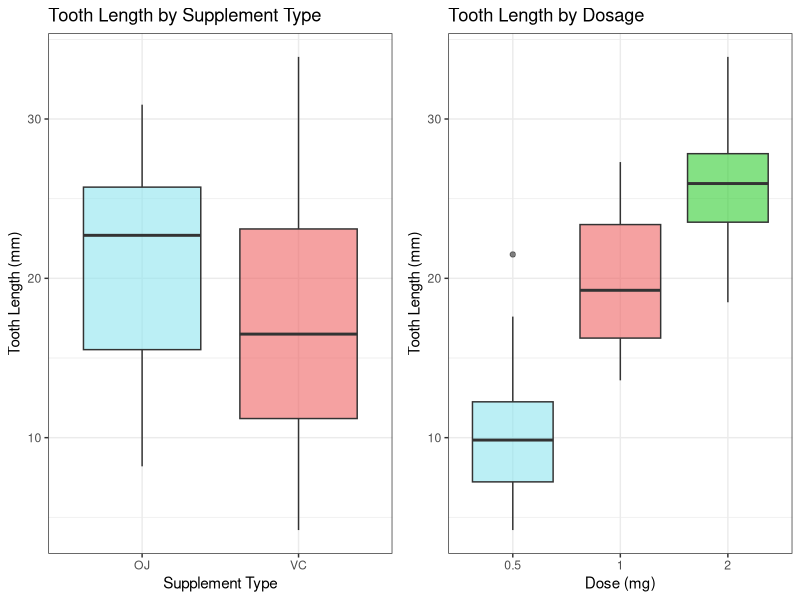
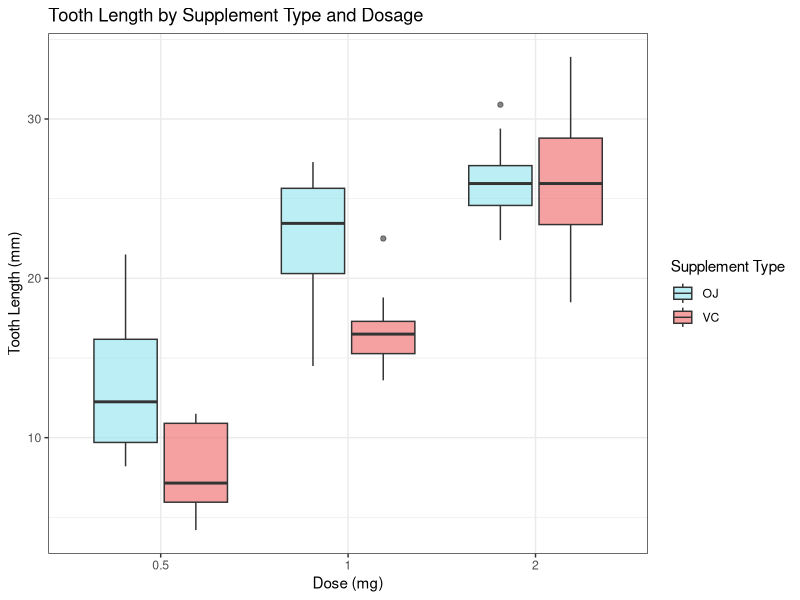
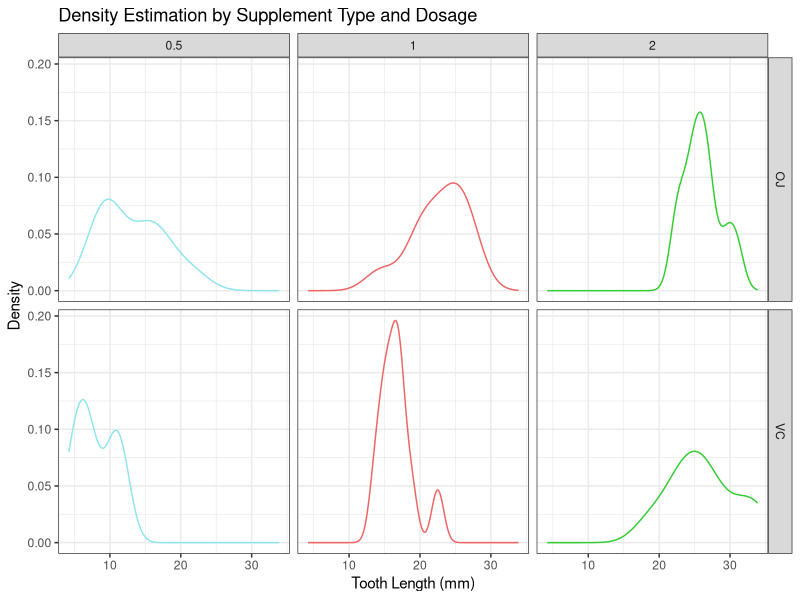

Recreate these plots in R, in order.
## ---- chunk 1
knitr::opts_chunk$set(echo = TRUE)
## ---- chunk 2
library(ggplot2)
library(gridExtra)
library(dplyr)
library(tidyr)
library(broom)
library(datasets)
## ---- chunk 3
data("ToothGrowth"); df <- ToothGrowth; str(df)
## ---- chunk 4
unique(df$dose)
## ---- chunk 5
df$dose <- factor(df$dose); str(df)
## ---- chunk 6
summary(df)

sd(df$len)
## ---- chunk 7
g1 <- ggplot(df, aes(x = supp, y = len, fill = supp)) +
  geom_boxplot(alpha = 0.6) +
  scale_fill_manual(values = c("cadetblue2", "indianred2")) +
  labs(title = "Tooth Length by Supplement Type",
       x = "Supplement Type",
       y = "Tooth Length (mm)") +
  theme_bw() +
  theme(legend.position = "none")

g2 <- ggplot(df, aes(x = dose, y = len, fill = dose)) +
  geom_boxplot(alpha = 0.6) +
  scale_fill_manual(values = c("cadetblue2", "indianred2", "limegreen")) +
  labs(title = "Tooth Length by Dosage",
       x = "Dose (mg)",
       y = "Tooth Length (mm)") +
  theme_bw() +
  theme(legend.position = "none")

# lay <- rbind(c(1, 1, 2, 2),
#              c(1, 1, 2, 2))

grid.arrange(g1, g2, nrow = 1, ncol = 2)
## ---- chunk 8
g <- ggplot(df, aes(x = dose, y = len, fill = supp)) +
  geom_boxplot(alpha = 0.6) +
  scale_fill_manual(values = c("cadetblue2", "indianred2")) +
  labs(title = "Tooth Length by Supplement Type and Dosage",
       x = "Dose (mg)",
       y = "Tooth Length (mm)",
       fill = "Supplement Type") +
  theme_bw() +
  theme(legend.position = "right")

g
## ---- chunk 9
g <- ggplot(df, aes(x = len, color = dose)) +
  geom_density() +
  scale_color_manual(values = c("cadetblue2", "indianred2", "limegreen")) +
  facet_grid(supp ~ dose) +
  labs(title = "Density Estimation by Supplement Type and Dosage",
       x = "Tooth Length (mm)",
       y = "Density") +
  theme_bw() +
  theme(legend.position = "none")

g
## ---- chunk 10
df %>%
  group_by(supp, dose) %>%
  summarize(mean = mean(len), .groups = "drop") %>%
  spread(supp, mean) %>%
  mutate(diff = abs(VC - OJ))
## ---- chunk 11
len_oj_all <- df$len[df$supp == "OJ"]
len_vc_all <- df$len[df$supp == "VC"]

test_all <- t.test(len_oj_all, len_vc_all,
               paired = FALSE, var.equal = FALSE)

result_all <- test_all %>%
  tidy %>%
  mutate(H_0 = "mu_OJ - mu_VC = 0", H_a = "mu_OJ - mu_VC > 0",
         dose = "All doses",
         t = statistic, df = parameter,
         adjusted_p = NA,
         est_mu_OJ = estimate1, est_mu_VC = estimate2) %>%
  select(H_0, H_a, dose,
         t, df, p.value, adjusted_p,
         conf.low, conf.high,
         est_mu_OJ, est_mu_VC)

# print.data.frame(result)

#### Pairwise t-tests for different doses

dose_levels <- sort(unique(df$dose)) # Sorted in ascending order

pairwise_tests <- data.frame()

for (ds in dose_levels) {
  len_oj <- df$len[df$supp == "OJ" & df$dose == ds]
  len_vc <- df$len[df$supp == "VC" & df$dose == ds]
  
  test <- t.test(len_oj, len_vc,
                 paired = FALSE, var.equal = FALSE)

  tidy_test <- test %>%
    tidy %>% 
    mutate(
      H_0 = paste0("mu_OJ - mu_VC = 0"),
      H_a = paste0("mu_OJ - mu_VC > 0"),
      dose = paste0(ds, " mg"),
      t = statistic,
      df = parameter,
      est_mu_OJ = test$estimate[1],
      est_mu_VC = test$estimate[2])
  
  # tidy result row is appended to pairwise_tests
  pairwise_tests <- bind_rows(pairwise_tests, tidy_test)
}

pairwise_tests <- pairwise_tests %>%
  # Apply Benjamini-Hochberg correction to p-value for each test
  # Controls the false discovery rate (FDR)
  mutate(adjusted_p = p.adjust(p.value, method = "BH")) %>%
  select(H_0, H_a, dose,
         t, df, p.value, adjusted_p,
         conf.low, conf.high,
         est_mu_OJ, est_mu_VC)

# print.data.frame(pairwise_tests)

final_result <- bind_rows(result_all, pairwise_tests)

print.data.frame(final_result)
## ---- chunk 12
dose_levels <- sort(unique(df$dose)) # Sorted in ascending order

pairwise_tests <- data.frame()

for (ds in dose_levels) {
  len_oj <- df$len[df$supp == "OJ" & df$dose == ds]
  len_vc <- df$len[df$supp == "VC" & df$dose == ds]
  
  test <- t.test(len_oj, len_vc,
                 paired = FALSE, var.equal = FALSE,
                 alternative = "greater")

  tidy_test <- test %>%
    tidy %>% 
    mutate(
      H_0 = paste0("mu_OJ - mu_VC = 0"),
      H_a = paste0("mu_OJ - mu_VC > 0"),
      dose = ds,
      t = statistic,
      df = parameter,
      est_mu_OJ = test$estimate[1],
      est_mu_VC = test$estimate[2])
  
  # tidy result row is appended to pairwise_tests
  pairwise_tests <- bind_rows(pairwise_tests, tidy_test)
}

pairwise_tests <- pairwise_tests %>%
  # Apply Benjamini-Hochberg correction to p-value for each test
  # Controls the false discovery rate (FDR)
  mutate(adjusted_p = p.adjust(p.value, method = "BH")) %>%
  select(H_0, H_a, dose,
         t, df, p.value, adjusted_p,
         conf.low, conf.high,
         est_mu_OJ, est_mu_VC)

print.data.frame(pairwise_tests)
## ---- chunk 13
pairwise_tests <- t.test(df$len[df$dose == 1], df$len[df$dose == 0.5],
                           paired = FALSE, var.equal = FALSE) %>%
  tidy %>%
  mutate(H_0 = "µ_1 - µ_0.5 = 0", H_a = "µ_1 - µ_0.5 != 0",
         t = statistic, df = parameter,
         est_mu_dose_x = estimate1, est_mu_dose_y = estimate2) %>%
  select(11:14, 5, 7:8, 15:16)


pairwise_tests <- t.test(df$len[df$dose == 2], df$len[df$dose == 0.5],
                           paired = FALSE, var.equal = FALSE) %>%
  tidy %>%
  mutate(H_0 = "µ_2 - µ_0.5 = 0", H_a = "µ_2 - µ_0.5 != 0",
         t = statistic, df = parameter,
         est_mu_dose_x = estimate1, est_mu_dose_y = estimate2) %>%
  select(11:14, 5, 7:8, 15:16) %>%
  bind_rows(pairwise_tests, .)


pairwise_tests <- t.test(df$len[df$dose == 2], df$len[df$dose == 1],
                           paired = FALSE, var.equal = FALSE) %>%
  tidy %>%
  mutate(H_0 = "µ_2 - µ_1 = 0", H_a = "µ_2 - µ_1 != 0",
         t = statistic, df = parameter,
         est_mu_dose_x = estimate1, est_mu_dose_y = estimate2) %>%
  select(11:14, 5, 7:8, 15:16) %>%
  bind_rows(pairwise_tests, .)

print.data.frame(pairwise_tests)
## ---- chunk 14
dose_levels <- sort(unique(df$dose)) # Sorted in ascending order
comparisons <- combn(dose_levels, 2, simplify = TRUE)
n_comparisons <- ncol(comparisons) # Number of comparisons to be made

pairwise_tests <- data.frame()

for (i in 1 : n_comparisons) {
  dose_x <- comparisons[2, i] # Take the larger dose first
  dose_y <- comparisons[1, i] # and the smaller dose second
  
  test <- t.test(df$len[df$dose == dose_x], df$len[df$dose == dose_y],
                 paired = FALSE, var.equal = FALSE)
  
  tidy_test <- test %>%
    tidy %>% 
    mutate(
      # comparison = paste0("mu_", dose_x, " - mu_", dose_y),
      H_0 = paste0("mu_", dose_x, " - mu_", dose_y, " = 0"),
      # e.g. mu_1 - mu_0.5 = 0
      H_a = paste0("mu_", dose_x, " - mu_", dose_y, " != 0"),
      # e.g. mu_1 - mu_0.5 != 0
      t = statistic,
      df = parameter,
      est_mu_dose_x = test$estimate[1],
      est_mu_dose_y = test$estimate[2])
  
  # tidy result row is appended to pairwise_tests
  pairwise_tests <- bind_rows(pairwise_tests, tidy_test)
}

pairwise_tests <- pairwise_tests %>%
  # Apply Benjamini-Hochberg correction to p-value for each test
  # Controls the false discovery rate (FDR)
  mutate(adjusted_p = p.adjust(p.value, method = "BH")) %>%
  select(H_0, H_a,
         t, df, p.value, adjusted_p,
         conf.low, conf.high,
         est_mu_dose_x, est_mu_dose_y)

print.data.frame(pairwise_tests)
